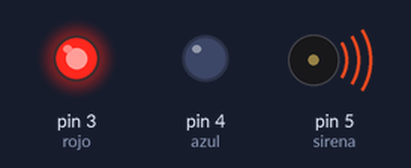
A sketch run on a simulated Arduino Uno, built with avr-gcc and run on an emulated ATmega328P. Parts: output pins drawn as LEDs (lit = HIGH), buzzer (waves = sounding, pin HIGH).

Above: at 0.1 s.
At 2.7 s:
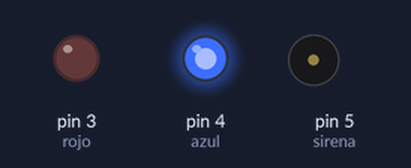
Timing chart, 0 to 3.0 s (numbered marks = the images above):
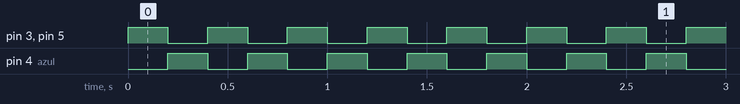

The sketch:

Sirena_policial.ino
```cpp
int rojo = 3, azul = 4, sirena = 5;

void setup() {
  // put your setup code here, to run once:
  pinMode(sirena, OUTPUT);
  pinMode(rojo, OUTPUT);
  pinMode(azul, OUTPUT);
}

void loop() {
  // put your main code here, to run repeatedly:
  digitalWrite(rojo, HIGH);
  digitalWrite(azul, LOW);
  digitalWrite(sirena, HIGH);
  delay(200);
  digitalWrite(rojo, LOW);
  digitalWrite(azul, HIGH);
  digitalWrite(sirena, LOW);
  delay(200);
}
```

Measured:
- by itself, pin 3 (rojo), pin 4 (azul), pin 5 (sirena): alternates HIGH for 0.20 s and LOW for 0.20 s
